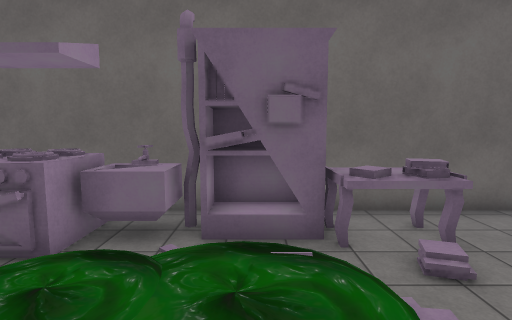
View 1 (above)

13 first-person views from a walk through a 3-D level made in the Unity game engine. The camera is 1.4 m above the floor, tilts 6° down and sees 80° across. The floor is counted in squares, 1 m on a side. Each view is taken from the middle of a square. On the plan, view 1 faces up. The plan holds only what a view shows up to about 14 squares ahead; the rest is blank. The player character is not drawn. Some surface patterns are stand-ins.

View 2
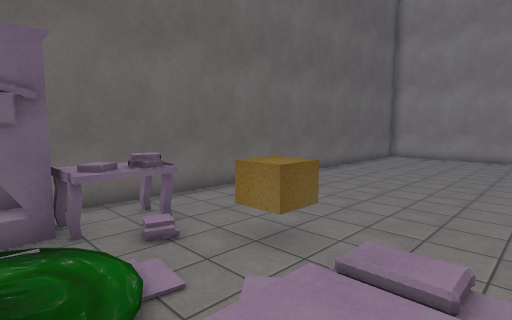

View 3
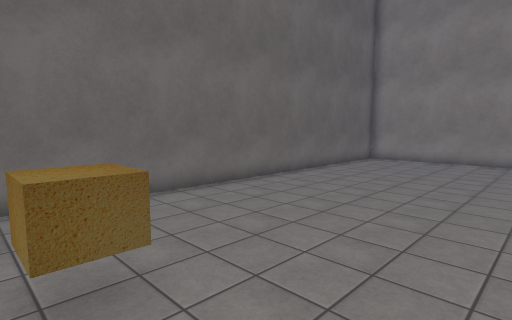

View 4
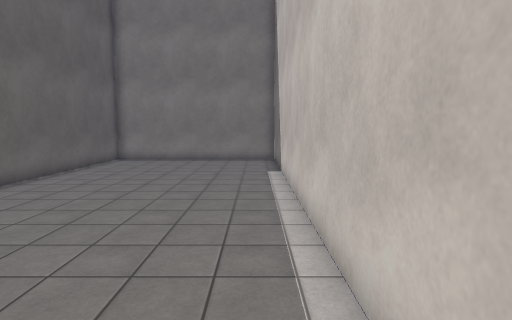

View 5
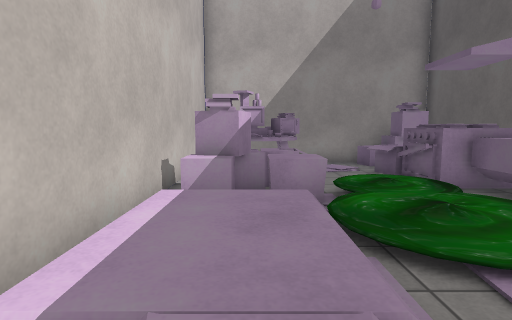

View 6
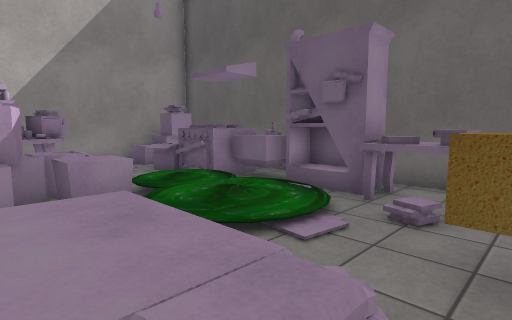

View 7
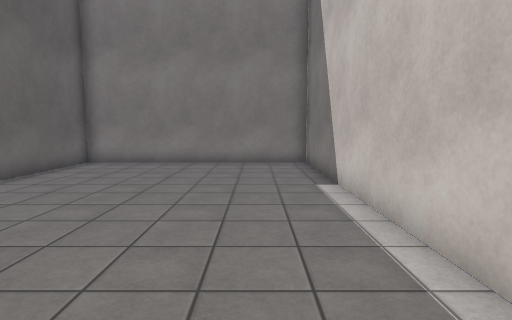

View 8
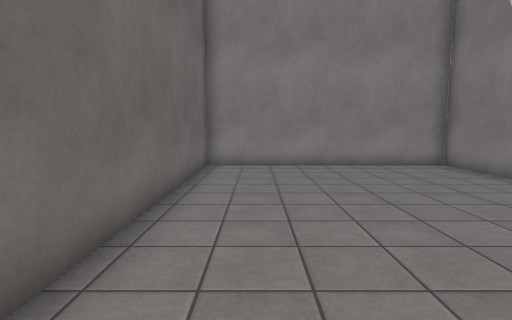

View 9
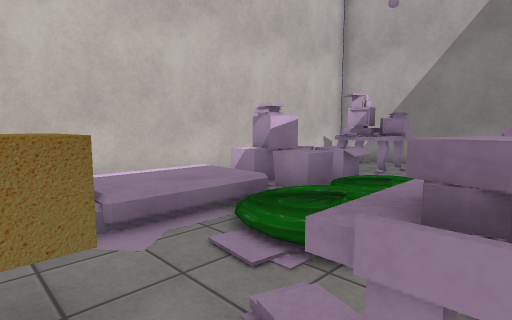

View 10
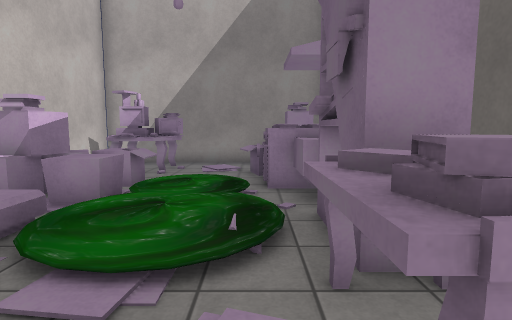

View 11
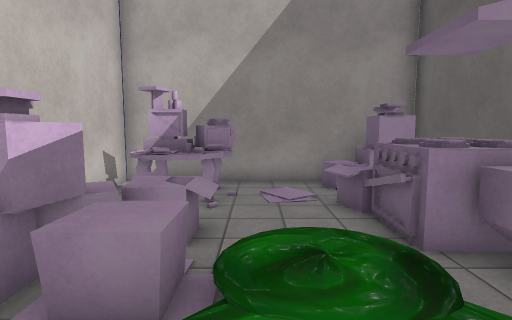

View 12
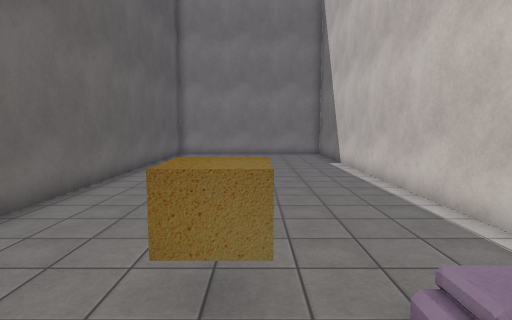

View 13
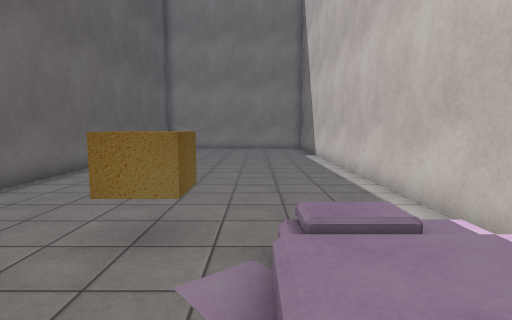

### Floor plan
Key: @ floor where view 1 was taken; # wall or solid block; x gap in a wall; . main floor; : floor 0.25 m higher than the main floor; + floor 0.5 m higher than the main floor; / step, stairs or slope; = window, fence, low wall or low ledge; ^ raised ledge; O other object.
Columns run from 9 left of view 1 to 21 right of it. Each row starts with its distance up from view 1.
  7  ######   #####################
  6 # #.^######^^.................#
  5 #^#^ ##^###^^.................#
  4 #^===^#./:///.................#
  3 #....../:::...................#
  2 #....../::/..O................#
  1 #^##.=x^////..................#
  0 #^##x^^^.@+++.................#
 -1 ####  ##.++++.................#
 -2   #############################

Positions as (right, up) in squares from view 1, and headings:
1: (0, 0), facing up
2: (0, -1), facing up-right
3: (3, -1), facing up-right
4: (3, -1), facing right
5: (4, 0), facing left
6: (4, -1), facing up-left
7: (8, 0), facing right
8: (9, 5), facing right
9: (4, 5), facing down-left
10: (4, 4), facing left
11: (1, 2), facing left
12: (1, 2), facing right
13: (0, 1), facing right
